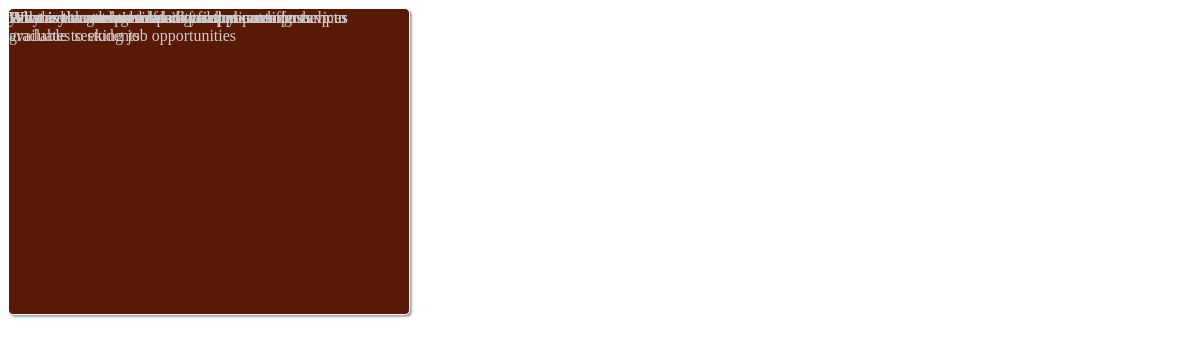
Screenshot of /slide.php with the database file from the repository.
### tables this page shows
CREATE TABLE IF NOT EXISTS `message` (
  `msgid` int(100) NOT NULL AUTO_INCREMENT,
  `sender` varchar(11) NOT NULL,
  `recipient` varchar(11) NOT NULL,
  `msg` text NOT NULL,
  `date` timestamp NOT NULL DEFAULT CURRENT_TIMESTAMP ON UPDATE CURRENT_TIMESTAMP,
  `status` varchar(10) NOT NULL,
  PRIMARY KEY (`msgid`)
);

### slide.php (the view, shortened to what this page needs)
 <div class="home_stat">
 <div class="books_stat">
<div id="list" class="tag_holder">
<ul>
	<?php
	$counter = 0;
	$stat = mysqli_query($conn,"SELECT * FROM message GROUP BY msgid ASC LIMIT 10") or die(mysqli_error($conn));
	WHILE($stats = mysqli_fetch_array($stat)){
	$counter++;
	?>
	<li class="ctag tag<?php echo $counter; ?>" id="<?php echo $counter; ?>"><a href="#"><?php echo $stats['msg']; ?></a></li>
	<?php } ?>
</ul>
</div>
 </div>
 </div>

### slide.php (style rules this page uses)
#list { margin:0; height:305px; width:400px; overflow:hidden; position:relative; border-radius:5px; border:1px solid #fff; box-shadow:2px 2px 2px #aaa; background:#581A05; }
#list ul, #list li { list-style:none; margin:0; padding:0; }
#list a { position:absolute; text-decoration: none; color:#CCC; }

### rows the page displays
message: msg "Is it easy to get involved on campus"
message: msg "How are classes scheduled"
message: msg "What is the average class size"
message: msg "Do you have to have a personal computer on campus"
message: msg "Is there a career services center that can offer help to graduates seeking job opportunities"
message: msg "Are there academic advising and counseling services available to students"
message: msg "yes"
message: msg "What is the acceptance rate for applicants"
message: msg "What is the student to faculty ratio on campus"
message: msg "What is the retention rate for first year students"
